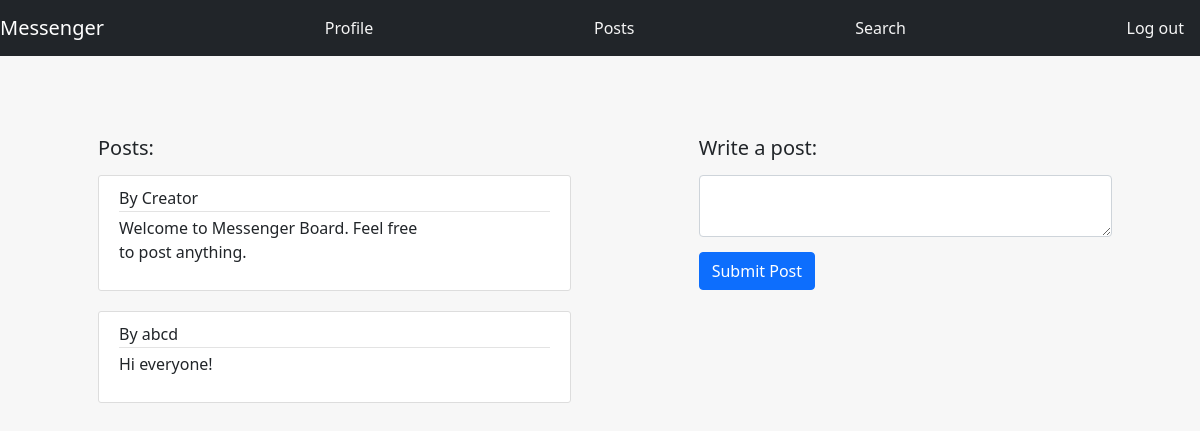
The page /posts (signed in) on the database its author committed.
### tables this page shows
CREATE TABLE posts (id INTEGER PRIMARY KEY AUTOINCREMENT, user TEXT, post TEXT);

### ajax/app.py (the view)
@app.route("/posts", methods=['GET', 'POST'])
@login_required
def c():
    if request.method == 'POST':
        db.add_post(request.form['post'],current_user.email.split('@')[0])
    posts = db.get_posts()
    print(posts)
    print(type(posts))
    return render_template('posts.html',posts=posts)

### ajax/app.py (called while the page is built)
@login_manager.user_loader
def load_user(id):
   dby = db.connect_db()
   lu = dby.cursor().execute("SELECT * from users where id = (?)",(id,)).fetchone()
   if lu is None:
      return None
   else:
        u = User(int(lu[0]), lu[1], lu[2])
        return u

### ajax/db.py (called while the page is built)
def connect_db():
    db = sqlite3.connect('database.db')
    db.cursor().execute('CREATE TABLE IF NOT EXISTS posts '
                        '(id INTEGER PRIMARY KEY AUTOINCREMENT, user TEXT, post TEXT)')
    db.cursor().execute('CREATE TABLE IF NOT EXISTS users '
                        '(id INTEGER PRIMARY KEY AUTOINCREMENT, '
                        'email TEXT, password TEXT)')
    db.commit()
    return db

def get_posts():
    db = connect_db()
    results = []
    get_all_query = 'SELECT * FROM posts'
    for (id,user,post,) in db.cursor().execute(get_all_query).fetchall():
            results.append((user,post))
    return results

### ajax/templates/posts.html (shortened to what this page needs)
<!DOCTYPE html>
{% autoescape false %}
<html>
  <head lang="en">
    <link rel="stylesheet" href="/static/css/styles_post.css">
    <link href="https://cdn.jsdelivr.net/npm/bootstrap@5.0.2/dist/css/bootstrap.min.css" rel="stylesheet">
  </head>
<body id="b">
<div id="root">
  <nav class="navbar navbar-dark bg-dark">
    <a class="navbar-brand" href="#">Messenger</a>
    <a class="nav-item nav-link" id="pr" href="/profile">Profile</a>
    <a class="nav-item nav-link" id="po" href="/posts">Posts</a>
    <a class="nav-item nav-link" id="se" href="/search">Search</a>
    <a class="nav-item nav-link" id="lo" href="/logout">Log out</a>
  </nav>
  <div id="rowd" class="row">
    <div class="col" id="posts">
      <h5 id="la">Posts: </h5>
      {% for post in posts %}
      <div id="content-section">
        <div id="metadata">
            <h12>By {{ post[1] }}</h12>
        </div>
        <p id="post">{{ post[0]}}</p>
      </div>
      {% endfor %}
    </div>
    <div class="col" id="write">
      <form method="POST">
        <h5 id="l">Write a post:</h5>
        <textarea class="form-control ml-1 shadow-none textarea" id="ta" name="post"></textarea>
        <input type="submit" value="Submit Post" class="btn btn-primary" id="btn" />
      </form>
    </div>
  </div>
</div>
</body>
{% endautoescape %}
</html>

### ajax/static/css/styles_post.css (style rules this page uses)
#b { background-color: #F7F7F7; }
#rowd { width: 98.4448%; }
#posts { margin-top: 80px; padding-left: 0%; padding-right: 0%; }
#write { margin-top: 80px; padding-left: 0%; padding-right: 0%; }
#ta { width: 70%; margin: auto 0; margin-left: 120px; }
#l { margin-bottom: 15px; margin-left: 120px; }
#btn { margin-bottom: 15px; margin-top: 15px; margin-left: 120px; }
#post { width: 70%; }
#la { margin-bottom: 15px; margin-left: 110px; }
#content-section { background: #ffffff; padding: 10px 20px; border: 1px solid #dddddd; border-radius: 3px; margin-bottom: 20px; margin-left: 110px; width: 80%; }
#metadata { padding-bottom: 1px; margin-bottom: 4px; border-bottom: 1px solid #e3e3e3 }
#po { color: whitesmoke; }
#pr { color: whitesmoke; }
#lo { color: whitesmoke; }
#se { color: whitesmoke; }

### rows shown on the page
posts: post "Creator", user "Welcome to Messenger Board. Feel free to post anything."
posts: post "abcd", user "Hi everyone!"
